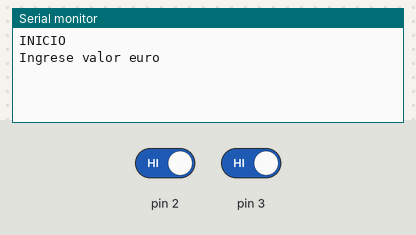
A sketch run on a simulated Arduino Uno, built with avr-gcc and run on an emulated ATmega328P. Parts: the last lines printed to the serial monitor. The inputs (shaded band) are chosen by the test bench; at power-on: pin 2 HIGH, pin 3 HIGH.

Above: at 1.2 s.
1.3 s: pin 2 driven LOW
At 2.0 s:
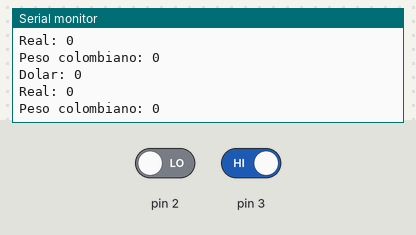
2.8 s: pin 2 driven HIGH and pin 3 driven LOW
At 3.5 s:
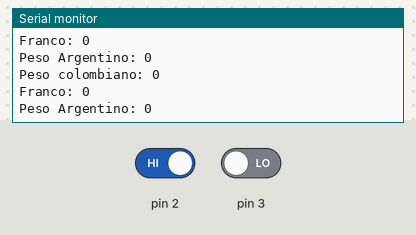
4.4 s: pin 2 driven LOW
At 5.3 s:
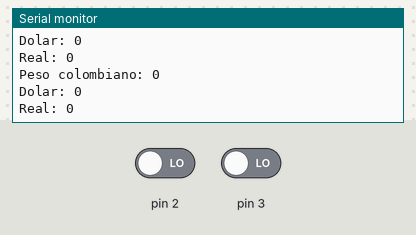
7.4 s: pin 2 driven HIGH
At 8.0 s:
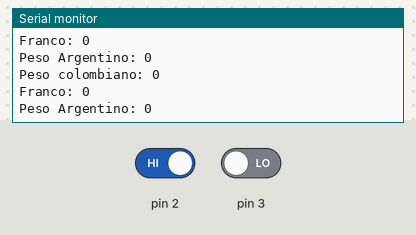
10.0 s: pin 3 driven HIGH
At 10.8 s:
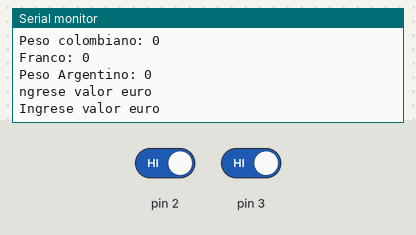
11.5 s: pin 3 driven LOW
At 12.4 s:
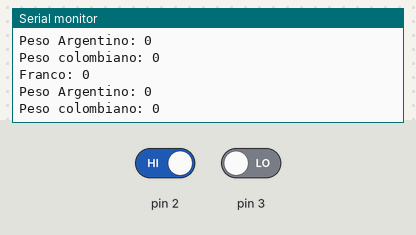

Measured:
- after the input at 1.3 s, the serial monitor: prints a new line at once (image 1)
- after the input at 2.8 s, the serial monitor: prints a new line after 0.10 s (image 2)
- after the input at 10.0 s, the serial monitor: prints a new line after 0.09 s (image 5)

The sketch:

RamirezPaul_Ejercicio1.ino
```cpp
/*
 * Ejercicio 1
 * Autor: Rmirez Paul
 */
int inicio=1;
volatile int dato;
int dato2;
int on;
int cont;
int i;
int j;
int pesocol,pesoarg,franco,dolar,real;
void setup() {
  Serial.begin(9600);
  Serial.println("INICIO");
  attachInterrupt(0,activacion1,LOW);
  attachInterrupt(1,activacion2,LOW);

}

void loop() {
  if(inicio==1){
    inicio=0;
    Serial.println("Ingrese valor euro");
  }

}
//int0
void activacion1(){
  if(Serial.available()>0){
      dato=Serial.read();

    }
    //realiza la conversion
 pesocol=dato*4223;
 Serial.println(String("Peso colombiano: ")+String(pesocol));

 dolar=dato*1.21;
 Serial.println(String("Dolar: ")+String(dolar));


 real=dato*6.20;
 Serial.println(String("Real: ")+String(real));
 inicio=1;
}
//int1
void activacion2(){
  if(Serial.available()>0){//verifica el dato
      dato=Serial.read();

    }
    //realiza la conversion
  pesocol=dato*4223;
 Serial.println(String("Peso colombiano: ")+String(pesocol));

 franco=dato*1.08;
 Serial.println(String("Franco: ")+String(franco));


 pesoarg=dato*99.04;
 Serial.println(String("Peso Argentino: ")+String(pesoarg));


}
```
